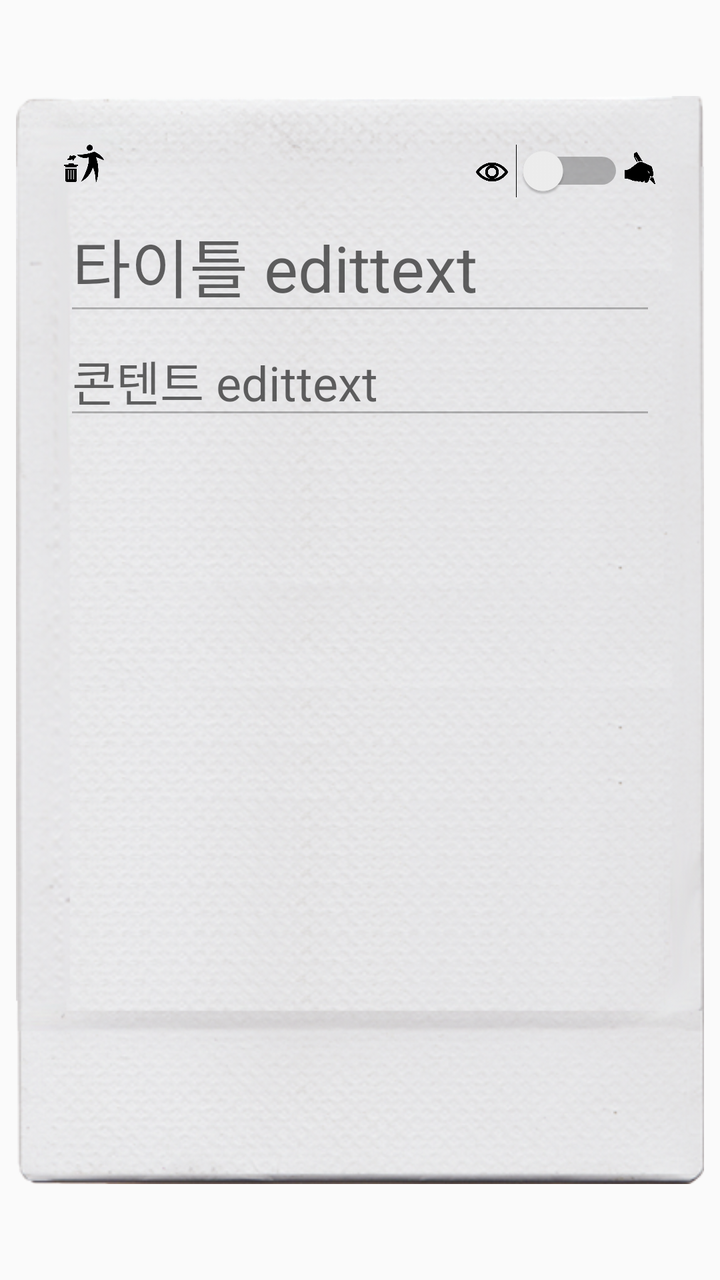
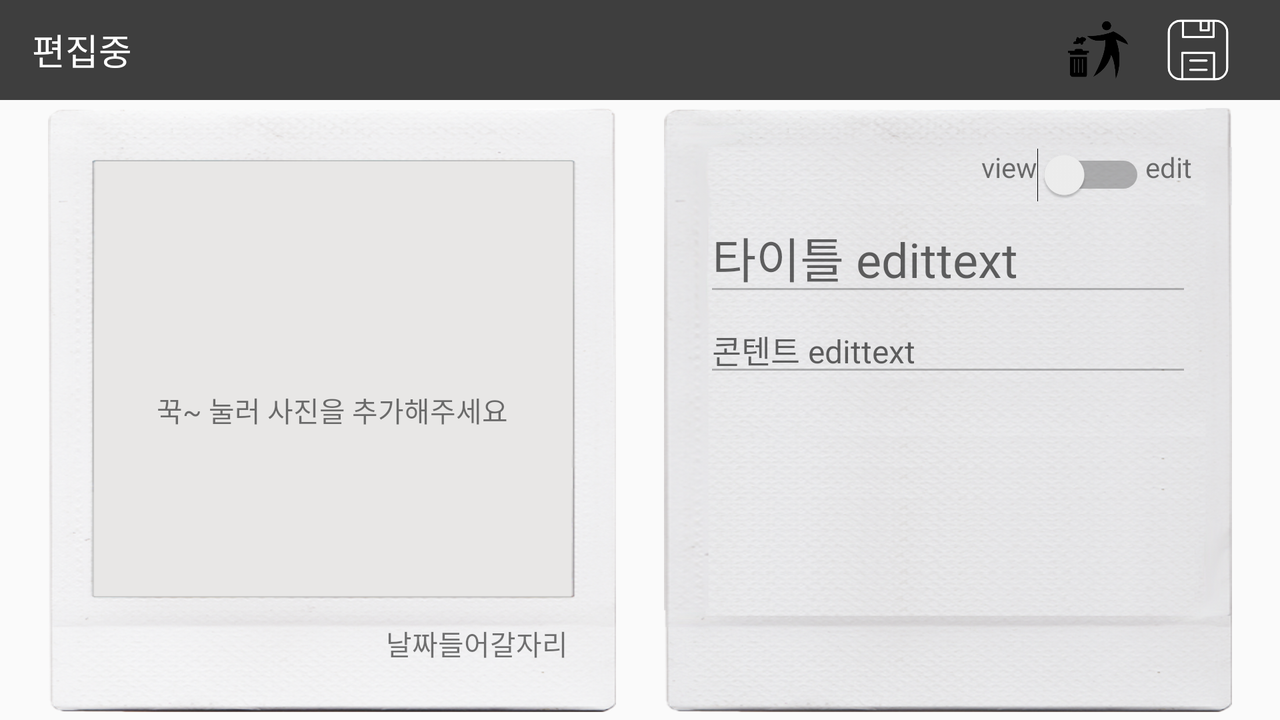

Compare how this app lays out the same screen by default and in its alternative resource folder. The renders come first, then the two layout files and the values they reference.
<!-- AndroidManifest.xml: application theme AppTheme -->
<!-- res/layout/activity_edit_page.xml -->
<?xml version="1.0" encoding="utf-8"?>
<RelativeLayout xmlns:android="http://schemas.android.com/apk/res/android"
    xmlns:tools="http://schemas.android.com/tools"
    android:id="@+id/activity_page"
    android:layout_width="match_parent"
    android:layout_height="match_parent"
    android:paddingBottom="48dp"
    android:paddingEnd="8dp"
    android:paddingStart="8dp"
    android:paddingTop="48dp"
    tools:context="com.hj.diaryproject.EditPageActivity"

    >


    
    <RelativeLayout
        android:id="@+id/front_layout"
        android:layout_width="match_parent"
        android:layout_height="match_parent">

        <ImageView
            android:id="@+id/picture_imageview"
            android:layout_width="match_parent"
            android:layout_height="match_parent"
            android:layout_margin="24dp"
            android:layout_weight="1"
            android:scaleType="centerCrop" />


        
        <LinearLayout
            android:id="@+id/frontcover_layout"
            android:layout_width="match_parent"
            android:layout_height="match_parent"
            android:background="@drawable/front"
            android:orientation="vertical" />

        <RelativeLayout
            android:layout_width="match_parent"
            android:layout_height="match_parent"
            android:layout_alignParentStart="true"
            android:layout_alignParentTop="true"
            android:gravity="bottom|end">

            <TextView
                android:id="@+id/comment_textview"
                android:layout_width="match_parent"
                android:layout_height="wrap_content"
                android:layout_marginBottom="24dp"
                android:layout_marginEnd="28dp"
                android:gravity="bottom|end"
                android:text="2017.03.16"
                android:textSize="20sp"
                android:typeface="serif" />

        </RelativeLayout>

    </RelativeLayout>


    <RelativeLayout
        android:id="@+id/back_layout"
        android:layout_width="match_parent"
        android:layout_height="match_parent">

        
        <LinearLayout
            android:id="@+id/backcbottom_layout"
            android:layout_width="match_parent"
            android:layout_height="match_parent"
            android:background="@drawable/back"
            android:orientation="vertical" />


        
        
        <LinearLayout
            android:layout_width="match_parent"
            android:layout_height="match_parent"
            android:layout_alignParentStart="true"
            android:layout_alignParentTop="true"
            android:layout_margin="8dp"
            android:orientation="vertical"
            android:padding="16dp">


            
            <LinearLayout
                android:layout_width="match_parent"
                android:layout_height="wrap_content"
                android:orientation="horizontal">


                
                <ImageView
                    android:id="@+id/delete_imageview"
                    android:layout_width="20dp"
                    android:layout_height="20dp"
                    android:clickable="true"
                    android:onClick="onDeleteClick"
                    android:src="@drawable/delete" />


                
                <LinearLayout
                    android:layout_width="0dp"
                    android:layout_height="wrap_content"
                    android:layout_weight="1"
                    android:gravity="end">

                    <LinearLayout
                        android:layout_width="wrap_content"
                        android:layout_height="wrap_content"
                        android:paddingEnd="4dp"
                        android:paddingTop="6dp">

                        <ImageView
                            android:layout_width="16dp"
                            android:layout_height="16dp"
                            android:src="@drawable/view2" />
                    </LinearLayout>


                    <Switch
                        android:id="@+id/edit_switch"
                        android:layout_width="wrap_content"
                        android:layout_height="wrap_content"
                        android:layout_gravity="end"
                        android:showText="true"
                        android:text=""
                        android:textOff=""
                        android:textOn="" />

                    <LinearLayout
                        android:layout_width="wrap_content"
                        android:layout_height="wrap_content"
                        android:paddingTop="4dp">

                        <ImageView
                            android:layout_width="16dp"
                            android:layout_height="16dp"
                            android:src="@drawable/write" />
                    </LinearLayout>


                </LinearLayout>
            </LinearLayout>

            <LinearLayout
                android:id="@+id/title_content_layout"
                android:layout_width="match_parent"
                android:layout_height="wrap_content"
                android:orientation="vertical">

                
                <EditText
                    android:id="@+id/title_edittext"
                    android:layout_width="match_parent"
                    android:layout_height="wrap_content"
                    android:enabled="false"
                    android:hint="타이틀 edittext"
                    android:textSize="32sp" />

                
                <EditText
                    android:id="@+id/content_edittext"
                    android:layout_width="match_parent"
                    android:layout_height="wrap_content"
                    android:enabled="false"
                    android:hint="콘텐트 edittext"
                    android:textSize="24sp" />
            </LinearLayout>


        </LinearLayout>
    </RelativeLayout>


</RelativeLayout>
<!-- resources referenced by this layout -->
<resources>
  <!-- drawable back: png bitmap (drawable, 274348 bytes) -->
  <!-- drawable delete: png bitmap (drawable, 4802 bytes) -->
  <!-- drawable front: png bitmap (drawable, 159773 bytes) -->
  <!-- drawable view2: png bitmap (drawable, 4816 bytes) -->
  <!-- drawable write: png bitmap (drawable, 4111 bytes) -->
  <style name="AppTheme" parent="Theme.AppCompat.Light.NoActionBar">
          
          <item name="colorPrimary">@color/colorPrimary</item>
          <item name="colorPrimaryDark">@color/colorPrimaryDark</item>
          <item name="colorAccent">@color/colorAccent</item>
          <item name="android:statusBarColor">#3A3A3A</item>
      </style>
</resources>
<!-- res/layout-land/activity_edit_page.xml (the repository's variant of the layout above) -->
<!-- drawn on the phone turned sideways -->
<?xml version="1.0" encoding="utf-8"?>
<LinearLayout xmlns:android="http://schemas.android.com/apk/res/android"
    xmlns:tools="http://schemas.android.com/tools"
    android:id="@+id/activity_page"
    android:layout_width="match_parent"
    android:layout_height="match_parent"
    android:orientation="vertical"
    android:paddingBottom="4dp"
    tools:context="com.hj.diaryproject.EditPageActivity">


    <LinearLayout
        android:layout_width="match_parent"
        android:layout_height="wrap_content"
        android:orientation="horizontal">

        <TextView
            android:id="@+id/editing_textview"
            android:layout_width="0dp"
            android:layout_height="match_parent"
            android:layout_weight="1"
            android:background="#3e3e3e"
            android:gravity="center_vertical"
            android:paddingStart="16dp"
            android:text="편집중"
            android:textColor="#ffffff"
            android:textSize="18dp" />


        
        <ImageView
            android:id="@+id/delete_imageview"
            android:layout_width="50dp"
            android:layout_height="50dp"
            android:background="#3e3e3e"
            android:onClick="onDeleteClick"
            android:padding="10dp"
            android:src="@drawable/delete" />

        
        <ImageView
            android:id="@+id/save_imageview"
            android:layout_width="50dp"
            android:layout_height="50dp"
            android:background="#3e3e3e"
            android:clickable="true"
            android:onClick="onDeleteClick"
            android:padding="9dp"
            android:src="@drawable/save" />

        <TextView
            android:layout_width="16dp"
            android:layout_height="match_parent"
            android:background="#3e3e3e" />
    </LinearLayout>


    
    <LinearLayout
        android:layout_width="match_parent"
        android:layout_height="0dp"
        android:layout_marginEnd="24dp"
        android:layout_marginStart="24dp"
        android:layout_marginTop="4dp"
        android:layout_weight="1">

        
        <RelativeLayout
            android:id="@+id/front_layout"
            android:layout_width="0dp"
            android:layout_height="match_parent"
            android:layout_marginEnd="12dp"
            android:layout_weight="1">

            <ImageView
                android:src="@drawable/background2"
                android:id="@+id/picture_imageview"
                android:layout_width="match_parent"
                android:layout_height="match_parent"
                android:layout_margin="10dp"
                android:layout_weight="1"
                android:scaleType="centerCrop" />

            
            <LinearLayout
                android:id="@+id/frontcover_layout"
                android:layout_width="match_parent"
                android:layout_height="match_parent"
                android:background="@drawable/front"
                android:orientation="vertical" />

            <TextView
                android:id="@+id/comment_textview"
                android:layout_width="match_parent"
                android:layout_height="wrap_content"
                android:layout_alignParentBottom="true"
                android:layout_alignParentEnd="true"
                android:layout_margin="24dp"
                android:gravity="end"
                android:text="날짜들어갈자리" />

            <TextView
                android:id="@+id/addalbum_textview"
                android:layout_width="match_parent"
                android:layout_height="match_parent"
                android:gravity="center"
                android:text="꾹~ 눌러 사진을 추가해주세요"
                android:textSize="14sp" />


        </RelativeLayout>


        
        <RelativeLayout
            android:id="@+id/back_layout"
            android:layout_width="0dp"
            android:layout_height="match_parent"
            android:layout_marginStart="12dp"
            android:layout_weight="1">

            
            <LinearLayout
                android:id="@+id/backcbottom_layout"
                android:layout_width="match_parent"
                android:layout_height="match_parent"
                android:background="@drawable/back"
                android:orientation="vertical" />

            
            
            <LinearLayout
                android:layout_width="match_parent"
                android:layout_height="match_parent"
                android:layout_alignParentStart="true"
                android:layout_alignParentTop="true"
                android:layout_margin="4dp"
                android:orientation="vertical"
                android:padding="16dp">

                
                <LinearLayout
                    android:layout_width="match_parent"
                    android:layout_height="wrap_content"
                    android:orientation="horizontal">

                    
                    <LinearLayout
                        android:layout_width="0dp"
                        android:layout_height="wrap_content"
                        android:layout_weight="1"
                        android:gravity="end">

                        <TextView
                            android:layout_width="wrap_content"
                            android:layout_height="wrap_content"
                            android:text="view" />

                        <Switch
                            android:id="@+id/edit_switch"
                            android:layout_width="wrap_content"
                            android:layout_height="wrap_content"
                            android:layout_gravity="end"
                            android:showText="true"
                            android:text=""
                            android:textOff=""
                            android:textOn="" />

                        <TextView
                            android:layout_width="wrap_content"
                            android:layout_height="wrap_content"
                            android:text="edit" />

                    </LinearLayout>
                </LinearLayout>


                <LinearLayout
                    android:id="@+id/title_content_layout"
                    android:layout_width="match_parent"
                    android:layout_height="wrap_content"
                    android:orientation="vertical">

                    
                    <EditText
                        android:id="@+id/title_edittext"
                        android:layout_width="match_parent"
                        android:layout_height="wrap_content"
                        android:enabled="false"
                        android:hint="타이틀 edittext"
                        android:textSize="24sp" />

                    
                    <EditText
                        android:id="@+id/content_edittext"
                        android:layout_width="match_parent"
                        android:layout_height="wrap_content"
                        android:enabled="false"
                        android:hint="콘텐트 edittext"
                        android:textSize="16sp" />
                </LinearLayout>


            </LinearLayout>
        </RelativeLayout>


    </LinearLayout>


</LinearLayout>
<!-- resources referenced by the variant -->
<!-- as the phone turned sideways resolves them -->
<resources>
  <!-- drawable back: png bitmap (drawable, 274348 bytes) -->
  <!-- drawable background2: png bitmap (drawable, 1017 bytes) -->
  <!-- drawable delete: png bitmap (drawable, 4802 bytes) -->
  <!-- drawable front: png bitmap (drawable, 159773 bytes) -->
  <!-- drawable save: png bitmap (drawable, 3943 bytes) -->
  <style name="AppTheme" parent="Theme.AppCompat.Light.NoActionBar">
          
          <item name="colorPrimary">@color/colorPrimary</item>
          <item name="colorPrimaryDark">@color/colorPrimaryDark</item>
          <item name="colorAccent">@color/colorAccent</item>
          <item name="android:statusBarColor">#3A3A3A</item>
      </style>
</resources>
